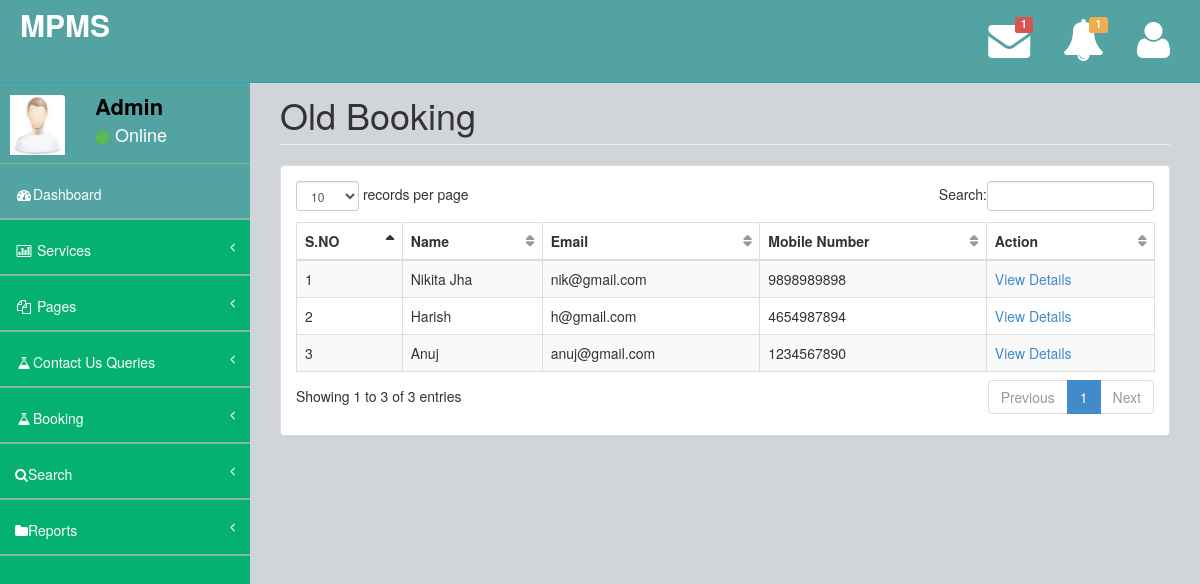
The app's page /mpms/admin/old-booking.php (signed in) with its own data.
### tables this page shows
CREATE TABLE `tbluser` (
  `ID` int(10) NOT NULL,
  `Name` varchar(120) DEFAULT NULL,
  `MobileNumber` bigint(10) DEFAULT NULL,
  `Email` varchar(200) DEFAULT NULL,
  `Location` varchar(200) DEFAULT NULL,
  `ShiftingLoc` varchar(200) DEFAULT NULL,
  `ShiftingDate` varchar(200) DEFAULT NULL,
  `BreifItems` mediumtext DEFAULT NULL,
  `Items` mediumtext DEFAULT NULL,
  `Professional` varchar(200) DEFAULT NULL,
  `RequestDate` timestamp NULL DEFAULT current_timestamp(),
  `Remark` varchar(200) DEFAULT NULL,
  `Status` varchar(50) DEFAULT NULL,
  `UpdationDate` timestamp NULL DEFAULT NULL ON UPDATE current_timestamp()
);

### mpms/admin/old-booking.php (the view, shortened to what this page needs)
<?php
include('includes/dbconnection.php');
if (strlen($_SESSION['mpmsaid']==0)) {
  header('location:logout.php');
  } else{
  ?>
<!DOCTYPE html>
<html>
<head>
    <link href="assets/plugins/bootstrap/bootstrap.css" rel="stylesheet" />
    <link href="assets/font-awesome/css/font-awesome.css" rel="stylesheet" />
    <link href="assets/plugins/pace/pace-theme-big-counter.css" rel="stylesheet" />
  <link href="assets/css/style.css" rel="stylesheet" />
      <link href="assets/css/main-style.css" rel="stylesheet" />
    <link href="assets/plugins/dataTables/dataTables.bootstrap.css" rel="stylesheet" />
</head>
<body>
    <div id="wrapper">
       <?php include_once('includes/header.php');?>
        <?php include_once('includes/sidebar.php');?>
        <div id="page-wrapper">
            <div class="row">
                <div class="col-lg-12">
                    <h1 class="page-header">Old Booking</h1>
                </div>
            </div>
            <div class="row">
                <div class="col-lg-12">
                    <div class="panel panel-default">
                        <div class="panel-body">
                            <div class="table-responsive">
                                <table class="table table-striped table-bordered table-hover" id="dataTables-example">
                                    <thead>
                                        <tr>
                                            <th>S.NO</th>
                                            <th>Name</th>
                                            <th>Email</th>
                                            <th>Mobile Number</th>
                                            <th>Action</th>
                                        </tr>
                                    </thead>
                                    <tbody>
                                        <?php
$sql="SELECT * from tbluser where Status='1'";
$query = $dbh -> prepare($sql);
$query->execute();
$results=$query->fetchAll(PDO::FETCH_OBJ);
$cnt=1;
if($query->rowCount() > 0)
{
foreach($results as $row)
{               ?>
                                       <tr>
                  <td><?php echo htmlentities($cnt);?></td>
            <td><?php  echo htmlentities($row->Name);?></td>
                  <td><?php  echo htmlentities($row->Email);?></td>
                  <td><?php  echo htmlentities($row->MobileNumber);?></td>
                  <td><a href="view-users-detail.php?viewid=<?php echo htmlentities ($row->ID);?>">View Details</a></td>
                </tr>
               <?php $cnt=$cnt+1;}} ?>
                                    </tbody>
                                </table>
                            </div>
                        </div>
                    </div>
                </div>
            </div>
        </div>
    </div>
</body>
</html>
<?php }  ?>

### mpms/admin/includes/sidebar.php (shortened to what this page needs)
<?php
include('includes/dbconnection.php');
?>
        <nav class="navbar-default navbar-static-side" role="navigation">
            <div class="sidebar-collapse">
                <ul class="nav" id="side-menu">
                    <li>
                        <div class="user-section">
                            <div class="user-section-inner">
                                <img src="assets/img/user.jpg" alt="">
                            </div>
                            <div class="user-info">
                                <?php
$aid=$_SESSION['mpmsaid'];
$sql="SELECT AdminName from  tbladmin where ID=:aid";
$query = $dbh -> prepare($sql);
$query->bindParam(':aid',$aid,PDO::PARAM_STR);
$query->execute();
$results=$query->fetchAll(PDO::FETCH_OBJ);
$cnt=1;
if($query->rowCount() > 0)
{
foreach($results as $row)
{               ?>
                                <div><strong><?php  echo $row->AdminName;?></strong></div>
                                <div class="user-text-online">
                                    <span class="user-circle-online btn btn-success btn-circle "></span>&nbsp;Online
                                </div>
                            </div>
                            <?php $cnt=$cnt+1;}} ?>
                        </div>
                    </li>
                    <li class="selected">
                        <a href="dashboard.php"><i class="fa fa-dashboard fa-fw"></i>Dashboard</a>
                    </li>
                    <li>
                        <a href="#"><i class="fa fa-bar-chart-o fa-fw"></i> Services<span class="fa arrow"></span></a>
                    </li>
                    <li>
                        <a href="#"><i class="fa fa-files-o fa-fw"></i> Pages<span class="fa arrow"></span></a>
                    </li>
                     <li>
                        <a href="#"><i class="fa fa-flask fa-fw"></i>Contact Us Queries<span class="fa arrow"></span></a>
                    </li>
                     <li>
                        <a href="#"><i class="fa fa-flask fa-fw"></i>Booking<span class="fa arrow"></span></a>
                    </li>
                    <li>
                        <a href="search-booking.php"><i class="fa fa-search"></i>Search<span class="fa arrow"></span></a>
                        </li>
                         <li>
                        <a href="#"><i class="fa fa-folder"></i>Reports<span class="fa arrow"></span></a>
                    </li>
                </ul>
            </div>
        </nav>

### mpms/admin/assets/css/style.css (style rules this page uses)
body { background-color: #f8f8f8; }
#wrapper { width: 100%; margin-top: 55px!important; background-color:#04B173; }
#page-wrapper { padding: 0 15px; min-height: 568px; background-color:rgb(209, 212, 216); }
.navbar-static-side ul li { border-bottom:1px solid #84B899 !important; }
.arrow { float: right; }
.fa.arrow:before { content: "\f104"; }
@media (min-width:768px) { .navbar-static-side { z-index: 1; position: absolute; width: 250px; } }
table.dataTable thead .sorting, table.dataTable thead .sorting_asc:after, table.dataTable thead .sorting_desc, table.dataTable thead .sorting_asc_disabled, table.dataTable thead .sorting_desc_disabled { background: transparent; }
table.dataTable thead .sorting_asc:after { content: "\f0de"; float: right; font-family: fontawesome; }
table.dataTable thead .sorting:after { content: "\f0dc"; float: right; font-family: fontawesome; color: rgba(50,50,50,.5); }
.btn-circle { width: 30px; height: 30px; padding: 6px 0; border-radius: 15px; text-align: center; font-size: 12px; line-height: 1.428571429; }

### mpms/admin/assets/css/main-style.css (style rules this page uses)
.user-section-inner { height: 65px; width: 65px; -moz-border-radius: 3px; -webkit-border-radius: 3px; border-radius: 3px; overflow: hidden; display: inline-block; float: left; margin-right: 15px; margin-top: 20px; }
.user-section-inner img { margin-left:10px; width:55px; height:60px; }
.user-info { display: block; color:#000!important; display: inline-block; padding: 15px; margin-bottom: 0px }
.user-text-online { font-size:18px; color:#fff }
.user-circle-online { width: 15px!important; height: 15px!important; }
.nav > li > a { padding: 20px 15px; }
#side-menu { background-color:#04B173; }
#side-menu a { color:#fff; border-bottom: 1px solid #84B899 !important; height: 55px; }
.selected { background-color:rgb(83, 163, 163); }
.navbar-default { border-color: #27A6BE; }
@media (min-width:768px) { #page-wrapper { position: inherit; margin: 0 0 0 250px; padding: 0 30px; min-height: 1000px; } }

### records on screen
tbluser: Name "Nikita Jha", Email "nik@gmail.com", MobileNumber "9898989898"
tbluser: Name "Harish", Email "h@gmail.com", MobileNumber "4654987894"
tbluser: Name "Anuj", Email "anuj@gmail.com", MobileNumber "1234567890"

### other values on screen
$newmsg "1"
$newbooking "1"
$row->AdminName "Admin"
